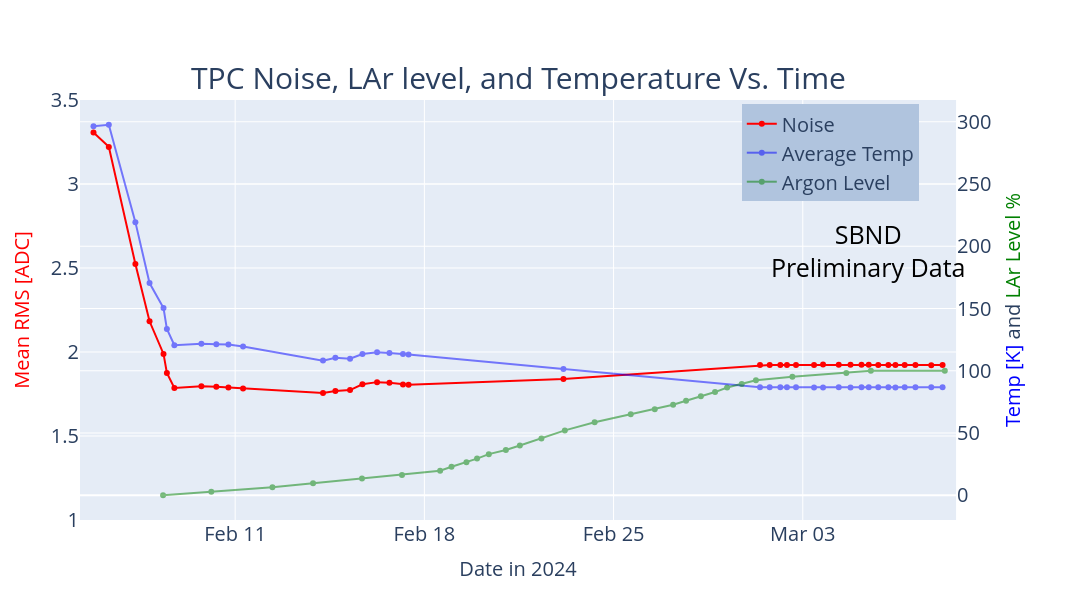

Notebook source saved alongside this figure:
### Code cell
#filename = f"RMS_plots_planeB_{Run_num}.pdf"
dt = timedelta(hours=12)
fig = make_subplots(rows=1,cols=1,subplot_titles = ('TPC Noise, LAr level, and Temperature Vs. Time',),
                                                   specs=[[{"secondary_y": True}]])
#mask = Noise_df['wire_plane'] == 'UB'
#median = np.median(Noise_df['Raw_rms'][mask])
#mean = np.mean(Noise_df['Raw_rms'][mask])
#fig.add_trace(go.Histogram(x=Noise_df['Raw_rms'][mask],marker_color = 'red',xbins=dict(start = median - 5,end = median+5,size=.05)),row = 1, col =2)
'''
fig.add_trace(go.Scatter(x=Times,y = Extract(run_df['run_median'],0),marker_color = 'red',text = run_df['run'],mode='lines+markers+text'),row = 1, col = 1)
fig.add_trace(go.Scatter(x=Times,y = Extract(run_df['run_median'],1),marker_color = 'red',text = run_df['run'],mode='lines+markers+text'),row = 2, col = 1)
fig.add_trace(go.Scatter(x=Times,y = Extract(run_df['run_median'],2),marker_color = 'red',text = run_df['run'],mode='lines+markers+text'),row = 3, col = 1)
fig.add_trace(go.Scatter(x=Times,y = Extract(run_df['run_median'],3),marker_color = 'red',text = run_df['run'],mode='lines+markers+text'),row = 1, col = 2)
fig.add_trace(go.Scatter(x=Times,y = Extract(run_df['run_median'],4),marker_color = 'red',text = run_df['run'],mode='lines+markers+text'),row = 2, col = 2)
fig.add_trace(go.Scatter(x=Times,y = Extract(run_df['run_median'],5),marker_color = 'red',text = run_df['run'],mode='lines+markers+text'),row = 3, col = 2)
'''

fig.add_trace(go.Scatter(x=Times,y = Extract(run_df['run_mean'],6),marker_color = 'red',mode='lines+markers',text = run_df['run'],showlegend=True,name = 'Noise'),row = 1, col = 1,secondary_y = False)

fig.add_trace(go.Scatter(x=Times,y = Temp_df['mean'],marker_color = 'blue',mode='lines+markers',name = 'Average Temp',opacity=0.5),row = 1, col = 1,secondary_y = True)
fig.add_trace(go.Scatter(x=Argon_df['Time'],y = Argon_df['Lar_level'],marker_color = 'green',mode='lines+markers',name = 'Argon Level',opacity=0.5),row = 1, col = 1,secondary_y = True)

def improve_text_position(x):
    """ it is more efficient if the x values are sorted """
    # fix indentation 
    positions = ['top center', 'bottom center']  # you can add more: left center ...
    return [positions[i % len(positions)] for i in range(len(x))]

fig.update_traces(textposition=improve_text_position(Extract(run_df['run_median'],0)),textfont_size=12)

fig.update_layout(yaxis = dict(range = [1,3.5]),xaxis = dict(range = [min(Times)-dt,max(Times)+dt]))



fig.update_yaxes(title_text = "<span style='color:Red;'>Mean RMS [ADC]</span>", secondary_y=False,row = 1, col = 1,titlefont = dict(size=20),tickfont = dict(size=20))

fig.update_yaxes(title_text = "<span style='color:Blue;'>Temp [K]</span> and <span style='color:Green;'>LAr Level %</span>", secondary_y=True,row = 1, col = 1,titlefont = dict(size=20),tickfont = dict(size=20))

fig.update_xaxes(title_text = "Date in 2024",row = 1, col = 1,titlefont = dict(size=20),tickfont = dict(size=20))


fig.update_annotations(font_size=30)
fig.update_xaxes(
    #dtick="432000.0",
    tickformat="%b %d")

fig.update_layout(height = 600, width = 1200,showlegend = True,font = dict(size=20),legend=dict(
    yanchor="top",
    y=0.99,
    xanchor="right",
    x=0.90,
    bgcolor="LightSteelBlue",
        bordercolor="Black",
))
first_run = run_df['run'][0]
last_run = run_df['run'][-1]
fig.add_annotation(dict(font = dict(size = 25,color="Black",)),xshift= 350,yshift=60,text = f"SBND<br>Preliminary Data",showarrow = False)

fig.write_image(f'/Users/danielcarber/Documents/SBND/Noise Analysis/Plots/Mean_RMS+temp_vs_{first_run}_{last_run}.png')
fig.write_image(f'/Users/danielcarber/Documents/SBND/Noise Analysis/Plots/Mean_RMS+temp_vs_{first_run}_{last_run}.pdf')

#fig.write_image(directory+filename)
fig.show()

### Figure 1 — Plotly figure (JSON) as saved in the notebook; plotly's stock layout.template omitted (floating-point values rounded to 4 significant figures)
{"data": [{"marker": {"color": "red"}, "mode": "lines+markers", "name": "Noise", "showlegend": true, "text": ["10772", "10775", "10841", "10871", "10874", "10880", "10893", "10894", "10922", "10925", "10926", "11015", "11041", "11042", "11112", "11123", "11141", "11142", "11145", "11282", "11469", "11487", "11488", "11489", "11491", "11494", "11496", "11499", "11520", "11527", "11541", "11552", "11558", "11578", "11621", "11628", "11653", "11665"], "textfont": {"size": 12}, "textposition": ["top center", "bottom center", "top center", "bottom center", "top center", "bottom center", "top center", "bottom center", "top center", "bottom center", "top center", "bottom center", "top center", "bottom center", "top center", "bottom center", "top center", "bottom center", "top center", "bottom center", "top center", "bottom center", "top center", "bottom center", "top center", "bottom center", "top center", "bottom center", "top center", "bottom center", "top center", "bottom center", "top center", "bottom center", "top center", "bottom center", "top center", "bottom center"], "type": "scatter", "x": ["2024-02-05T18:13:00", "2024-02-06T07:48:00", "2024-02-07T07:24:00", "2024-02-07T19:58:00", "2024-02-08T08:23:00", "2024-02-08T11:22:00", "2024-02-08T18:00:00", "2024-02-09T18:00:00", "2024-02-10T07:17:00", "2024-02-10T18:00:00", "2024-02-11T07:00:00", "2024-02-14T06:00:00", "2024-02-14T17:00:00", "2024-02-15T06:00:00", "2024-02-15T17:00:00", "2024-02-16T06:00:00", "2024-02-16T17:00:00", "2024-02-17T05:00:00", "2024-02-17T09:59:00", "2024-02-23T03:30:00", "2024-03-01T10:03:00", "2024-03-01T18:38:00", "2024-03-02T04:03:00", "2024-03-02T09:57:00", "2024-03-02T18:00:00", "2024-03-03T10:01:00", "2024-03-03T18:00:00", "2024-03-04T07:57:00", "2024-03-04T18:24:00", "2024-03-05T04:08:00", "2024-03-05T10:34:00", "2024-03-05T19:03:00", "2024-03-06T04:00:00", "2024-03-06T10:17:00", "2024-03-06T18:30:00", "2024-03-07T04:03:00", "2024-03-07T18:05:00", "2024-03-08T04:08:00"], "xaxis": "x", "y": [3.307, 3.221, 2.524, 2.183, 1.988, 1.876, 1.786, 1.795, 1.793, 1.789, 1.783, 1.757, 1.768, 1.774, 1.808, 1.821, 1.818, 1.807, 1.806, 1.839, 1.922, 1.922, 1.923, 1.923, 1.923, 1.923, 1.925, 1.924, 1.924, 1.924, 1.924, 1.923, 1.923, 1.923, 1.923, 1.923, 1.921, 1.923], "yaxis": "y"}, {"marker": {"color": "blue"}, "mode": "lines+markers", "name": "Average Temp", "opacity": 0.5, "textfont": {"size": 12}, "textposition": ["top center", "bottom center", "top center", "bottom center", "top center", "bottom center", "top center", "bottom center", "top center", "bottom center", "top center", "bottom center", "top center", "bottom center", "top center", "bottom center", "top center", "bottom center", "top center", "bottom center", "top center", "bottom center", "top center", "bottom center", "top center", "bottom center", "top center", "bottom center", "top center", "bottom center", "top center", "bottom center", "top center", "bottom center", "top center", "bottom center", "top center", "bottom center"], "type": "scatter", "x": ["2024-02-05T18:13:00", "2024-02-06T07:48:00", "2024-02-07T07:24:00", "2024-02-07T19:58:00", "2024-02-08T08:23:00", "2024-02-08T11:22:00", "2024-02-08T18:00:00", "2024-02-09T18:00:00", "2024-02-10T07:17:00", "2024-02-10T18:00:00", "2024-02-11T07:00:00", "2024-02-14T06:00:00", "2024-02-14T17:00:00", "2024-02-15T06:00:00", "2024-02-15T17:00:00", "2024-02-16T06:00:00", "2024-02-16T17:00:00", "2024-02-17T05:00:00", "2024-02-17T09:59:00", "2024-02-23T03:30:00", "2024-03-01T10:03:00", "2024-03-01T18:38:00", "2024-03-02T04:03:00", "2024-03-02T09:57:00", "2024-03-02T18:00:00", "2024-03-03T10:01:00", "2024-03-03T18:00:00", "2024-03-04T07:57:00", "2024-03-04T18:24:00", "2024-03-05T04:08:00", "2024-03-05T10:34:00", "2024-03-05T19:03:00", "2024-03-06T04:00:00", "2024-03-06T10:17:00", "2024-03-06T18:30:00", "2024-03-07T04:03:00", "2024-03-07T18:05:00", "2024-03-08T04:08:00"], "xaxis": "x", "y": [296.4, 297.6, 219.4, 170.4, 150.4, 133.6, 120.5, 121.8, 121.4, 121.1, 119.4, 108.2, 110.4, 109.7, 113.4, 114.9, 114.4, 113.5, 113.0, 101.4, 86.71, 86.69, 86.69, 86.69, 86.68, 86.63, 86.59, 86.65, 86.63, 86.65, 86.69, 86.69, 86.68, 86.46, 86.72, 86.73, 86.72, 86.71], "yaxis": "y2"}, {"marker": {"color": "green"}, "mode": "lines+markers", "name": "Argon Level", "opacity": 0.5, "textfont": {"size": 12}, "textposition": ["top center", "bottom center", "top center", "bottom center", "top center", "bottom center", "top center", "bottom center", "top center", "bottom center", "top center", "bottom center", "top center", "bottom center", "top center", "bottom center", "top center", "bottom center", "top center", "bottom center", "top center", "bottom center", "top center", "bottom center", "top center", "bottom center", "top center", "bottom center", "top center", "bottom center", "top center", "bottom center", "top center", "bottom center", "top center", "bottom center", "top center", "bottom center"], "type": "scatter", "x": ["2024-02-08T08:00:00", "2024-02-10T02:48:00", "2024-02-12T09:04:00", "2024-02-13T21:09:00", "2024-02-15T16:36:00", "2024-02-17T04:07:00", "2024-02-18T13:58:00", "2024-02-19T00:07:00", "2024-02-19T13:20:00", "2024-02-19T22:48:00", "2024-02-20T09:14:00", "2024-02-21T00:21:00", "2024-02-21T12:47:00", "2024-02-22T07:56:00", "2024-02-23T04:44:00", "2024-02-24T07:12:00", "2024-02-25T15:14:00", "2024-02-26T12:34:00", "2024-02-27T04:52:00", "2024-02-27T16:23:00", "2024-02-28T05:30:00", "2024-02-28T18:06:00", "2024-02-29T04:51:00", "2024-02-29T17:48:00", "2024-03-01T06:24:00", "2024-03-02T14:45:00", "2024-03-04T14:39:00", "2024-03-05T12:30:00", "2024-03-08T06:08:00"], "xaxis": "x", "y": [0, 2.808, 6.39, 9.682, 13.46, 16.27, 19.75, 22.85, 26.43, 29.43, 33.02, 36.31, 39.99, 45.6, 52.09, 58.58, 65.06, 69.13, 72.71, 75.91, 79.49, 82.88, 86.56, 89.46, 92.37, 95.27, 98.18, 100, 100], "yaxis": "y2"}], "layout": {"annotations": [{"font": {"size": 30}, "showarrow": false, "text": "TPC Noise, LAr level, and Temperature Vs. Time", "x": 0.47, "xanchor": "center", "xref": "paper", "y": 1, "yanchor": "bottom", "yref": "paper"}, {"font": {"color": "Black", "size": 25}, "showarrow": false, "text": "SBND<br>Preliminary Data", "xshift": 350, "yshift": 60}], "font": {"size": 20}, "height": 600, "legend": {"bgcolor": "LightSteelBlue", "bordercolor": "Black", "x": 0.9, "xanchor": "right", "y": 0.99, "yanchor": "top"}, "showlegend": true, "width": 1200, "xaxis": {"anchor": "y", "domain": [0, 0.94], "range": ["2024-02-05T06:13:00", "2024-03-08T16:08:00"], "tickfont": {"size": 20}, "tickformat": "%b %d", "title": {"font": {"size": 20}, "text": "Date in 2024"}}, "yaxis": {"anchor": "x", "domain": [0, 1], "range": [1, 3.5], "tickfont": {"size": 20}, "title": {"font": {"size": 20}, "text": "<span style='color:Red;'>Mean RMS [ADC]</span>"}}, "yaxis2": {"anchor": "x", "overlaying": "y", "side": "right", "tickfont": {"size": 20}, "title": {"font": {"size": 20}, "text": "<span style='color:Blue;'>Temp [K]</span> and <span style='color:Green;'>LAr Level %</span>"}}}}
